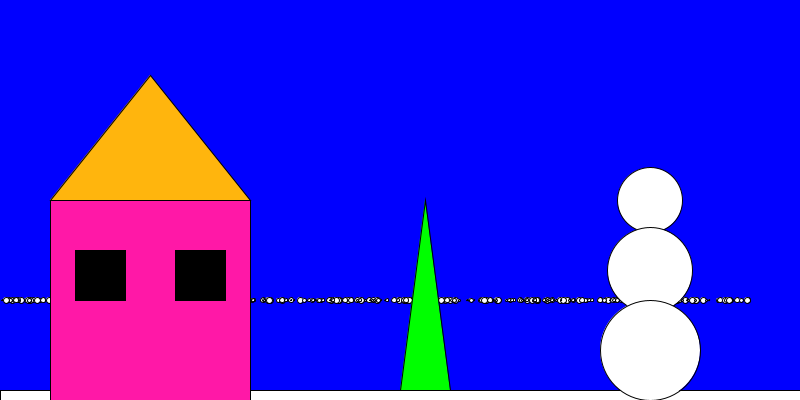
Frame 1 (no input)
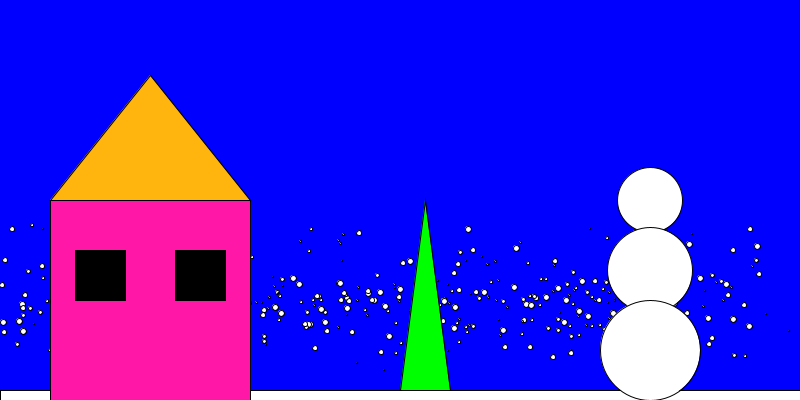
Frame 60 (the mouse pressed at the canvas centre just before this capture)
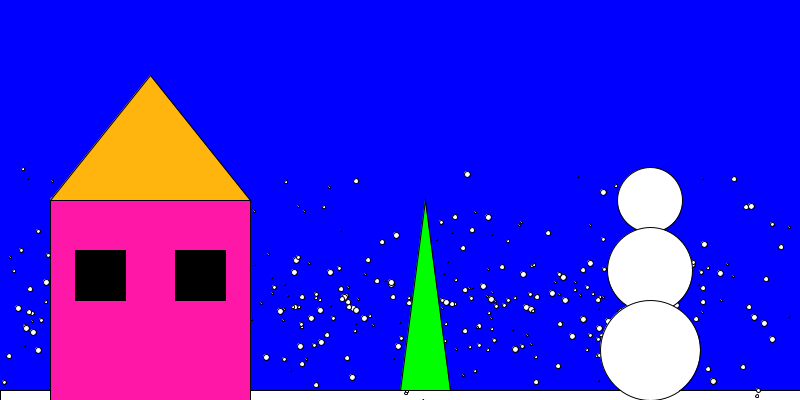
Frame 120 (the mouse held since frame 60 and released just before this capture)

The Processing sketch that drew these frames (run headless with seeded random() and noise(); from frame 60 on, the mouse is pressed at the canvas centre):

// Processing sketch: new_card
// ── new_card.pde
Snowy [] ball;
House [] h;
Snowman [] sman;
Tree [] t;


void setup(){
  //thank you alex
  size(800, 400);
  
  

  ball = new Snowy[400];
  for (int i = 0; i<400; i++) {
    ball[i] = new Snow();
  }
  h = new House[1];
  for(int i = 0; i < h.length; i++){
    h[i] = new House();
  }
  sman = new Snowman[1];
  for(int i = 0; i < sman.length; i++){
    sman[i] = new Snowman();
  }
  t = new Tree[1];
  for(int i = 0; i < t.length; i++){
    t[i] = new Tree();
  }
}
void draw(){
  background(0, 0, 255);
  fill(255);
  rect(0, 390, 800, 10);
 
  for (int i = 0; i<ball.length; i++) {
    ball[i].show();
    ball[i].move();
  }
  for (int i = 0; i<h.length; i++) {
    h[i].show();
    h[i].move();
  }
  for (int i = 0; i<sman.length; i++) {
    sman[i].show();
    sman[i].move();
  }
    for (int i = 0; i<t.length; i++) {
    t[i].show();
    t[i].move();
  }
}

interface Snowy {
  void move();
  void show();
}

// ── House.pde
class House implements Snowy{
 void move(){
   
 }
 
 void show(){
   fill(255, 24, 167);
   rect(50, 200, 200, 200);
   fill(255, 181, 13);
   triangle(50, 200, 150, 75, 250, 200); 
   fill(0);
   rect(75, 250, 50, 50);
   rect(175, 250, 50, 50);
   
   
 }
  
}

// ── Snow.pde
class Snow implements Snowy{
   double x, y, speed, angle;
   int size = (int)(Math.random() * 6) +1;
  Snow() {
    angle = (Math.PI*2) * Math.random();
    x = Math.random()*750;
    y = Math.random()+300;
    speed = Math.random()*20;
  }
  void move() {
    x += Math.cos(angle) * speed;
    y += Math.sin(angle) * speed;

    angle += .1;

}
void show(){
  fill(255);
  ellipse((int)x, (int) y, size, size);
}
}

// ── Snowman.pde
class Snowman implements Snowy{
 void move(){
   
 }
 
 void show(){
   fill(255);
   ellipse(650, 200, 65, 65);
   ellipse(650, 270, 85, 85);
   ellipse(650, 350, 100, 100);
   
   }
  
}

// ── Tree.pde
class Tree implements Snowy{
 void move(){
   
 }
 
 void show(){
   fill(0, 255, 0);
   triangle(400, 390, 425, 200, 450, 390);
   
   
   }
  
}
